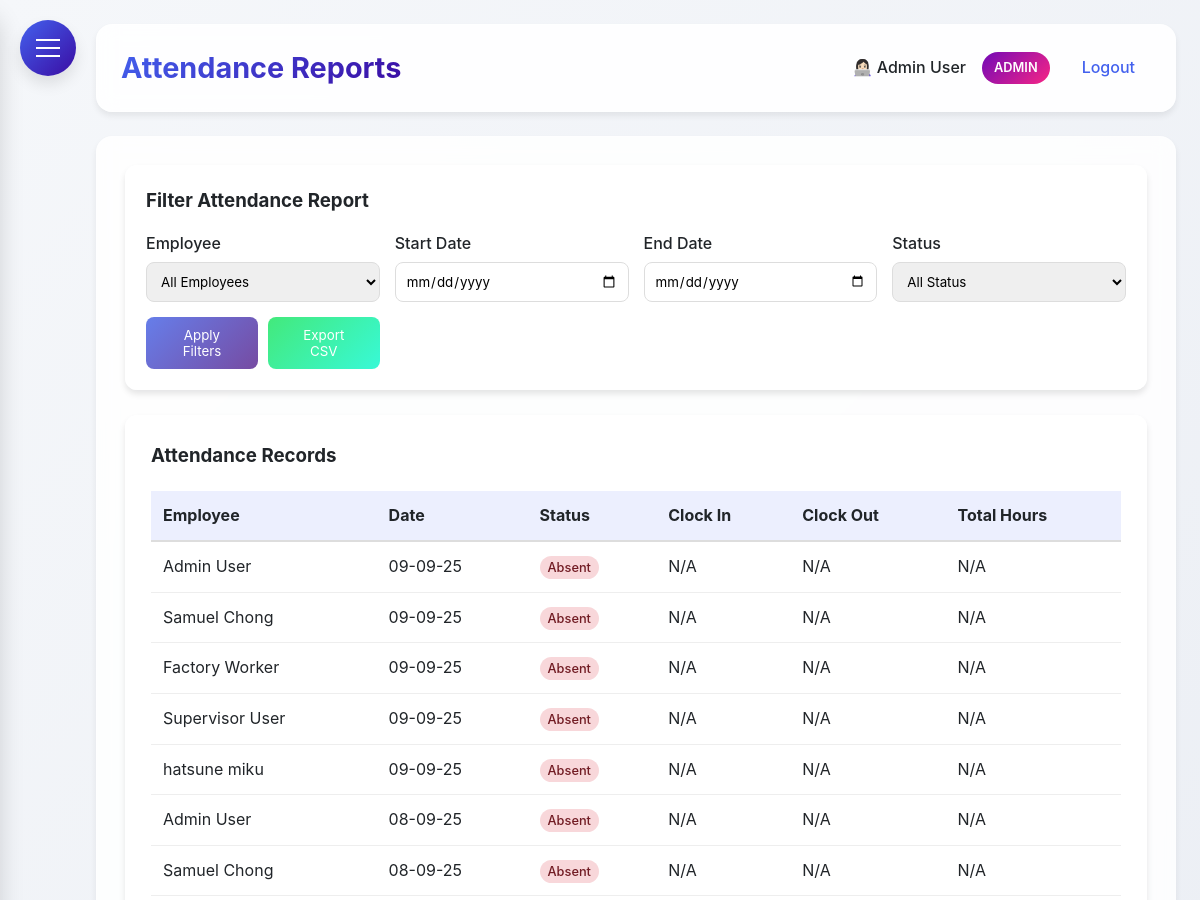
The app's page /reports (signed in, upper part), older data.
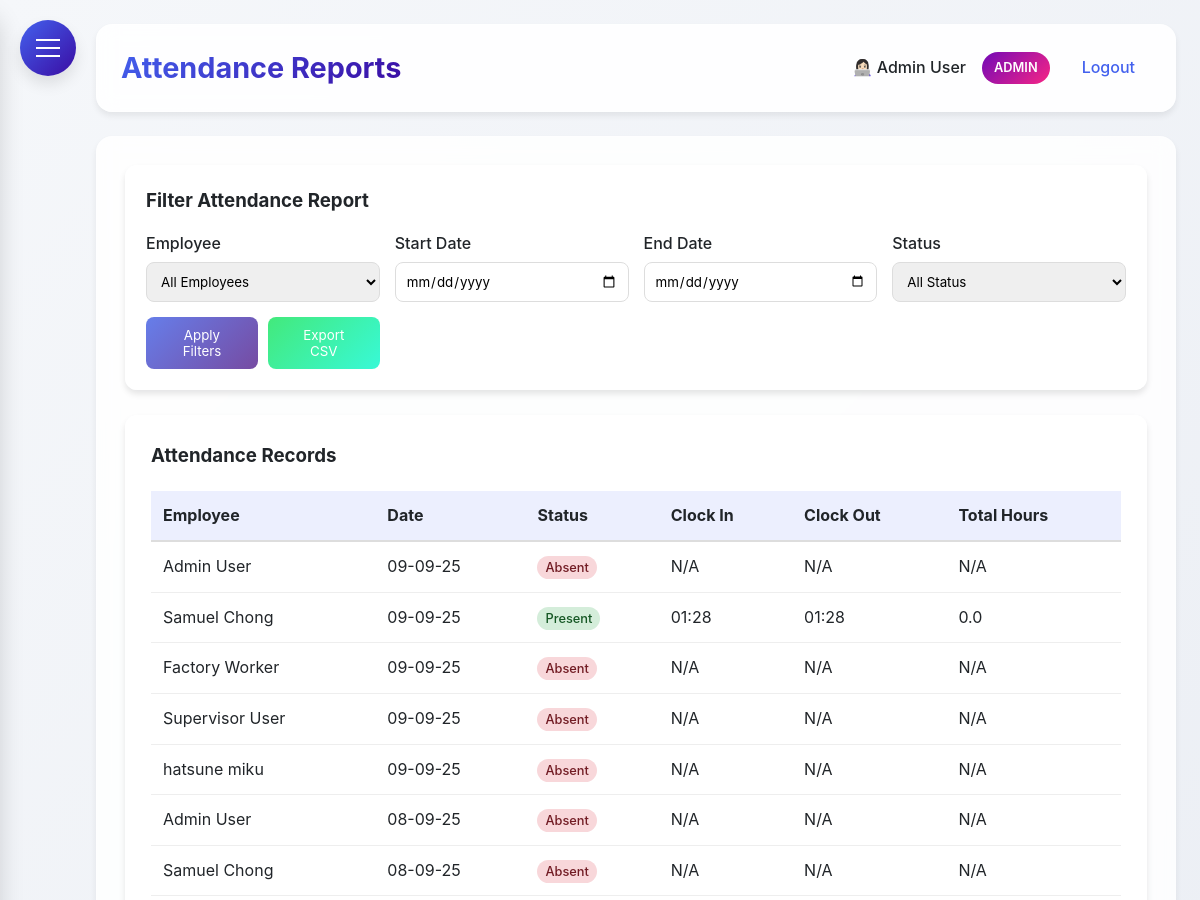
The same page, newer data.
### HerculesSystem.py (models this page shows, shortened)
class Employee(UserMixin, db.Model):
    id = db.Column(db.Integer, primary_key=True)
    username = db.Column(db.String(80), unique=True, nullable=False)
    password = db.Column(db.String(120), nullable=False)
    full_name = db.Column(db.String(120), nullable=False)
    email = db.Column(db.String(120), unique=True, nullable=False)
    nationality = db.Column(db.String(80), nullable=False)
    employee_id = db.Column(db.String(80), unique=True, nullable=False)
    hire_date = db.Column(db.Date)
    is_admin = db.Column(db.Boolean, default=False)
    user_type = db.Column(db.String(20), default='employee')
    last_clock_in = db.Column(db.DateTime)
    last_clock_out = db.Column(db.DateTime)
    last_lunch_start = db.Column(db.DateTime)
    last_lunch_end = db.Column(db.DateTime)
    leave_balances = db.relationship('LeaveBalance', back_populates='employee', lazy=True)

class TimeTracking(db.Model):
    __tablename__ = 'time_tracking'
    id = db.Column(db.Integer, primary_key=True)
    employee_id = db.Column(db.Integer, db.ForeignKey('employee.id'), nullable=False)
    action_type = db.Column(db.String(20), nullable=False)  #clock_in, clock_out, lunch_start, lunch_end
    timestamp = db.Column(db.DateTime, nullable=True)
    latitude = db.Column(db.Float, nullable=True)
    longitude = db.Column(db.Float, nullable=True)
    address = db.Column(db.String(200), nullable=True)
    status = db.Column(db.String(20), nullable=True)    # in/out office
    ip_address = db.Column(db.String(45), nullable=True)
    employee = db.relationship('Employee', backref=db.backref('time_entries', lazy=True))

### HerculesSystem.py (the view)
@app.route('/reports')
@login_required
def reports():
    if current_user.user_type != 'admin':
        flash('You do not have permission to view reports.', 'danger')
        return redirect(url_for('dashboard'))
    employees = Employee.query.all()
    employee_id = request.args.get('employee_id')
    start_date_str = request.args.get('start_date')
    end_date_str = request.args.get('end_date')
    status_filter = request.args.get('status')
    start_date = datetime.strptime(start_date_str, '%d-%m-%y').date() if start_date_str else None
    end_date = datetime.strptime(end_date_str, '%d-%m-%y').date() if end_date_str else None
    if not start_date and not end_date:
        today = date.today()
        start_date = today.replace(day=1)
        end_date = today
    attendance_data = get_attendance_data(employee_id, start_date, end_date, status_filter)
    attendance_data.sort(key=lambda x: x['date'], reverse=True)
    return render_template('reports.html',
                         employees=employees,
                         attendance_records=attendance_data,
                         now=datetime.now())

### HerculesSystem.py (called while the page is built)
@app.after_request
def add_security_headers(response):
    response.headers['Permissions-Policy'] = 'geolocation=()'
    return response

@login_manager.user_loader
def load_user(user_id):
    return db.session.get(Employee, int(user_id))

@app.context_processor
def inject_now():
    return {'now': datetime.utcnow()}

@app.before_request
def before_request():
    if request.url.startswith('https://'):
        new_url = request.url.replace('https://', 'http://', 1)
        return redirect(new_url, code=301)

### templates/reports.html (shortened to what the changed rows need)
{% extends "base.html" %}
{% block content %}
<div class="dashboard-container">
    <div class="glass" style="padding: 25px; border-radius: 12px;">
        {% if attendance_records %}
        <div style="overflow-x: auto;">
            <table style="width: 100%; border-collapse: collapse;">
                <thead>
                    <tr style="background: rgba(67, 97, 238, 0.1);">
                        <th style="padding: 12px; text-align: left; border-bottom: 2px solid #ddd;">Employee</th>
                        <th style="padding: 12px; text-align: left; border-bottom: 2px solid #ddd;">Date</th>
                        <th style="padding: 12px; text-align: left; border-bottom: 2px solid #ddd;">Status</th>
                        <th style="padding: 12px; text-align: left; border-bottom: 2px solid #ddd;">Clock In</th>
                        <th style="padding: 12px; text-align: left; border-bottom: 2px solid #ddd;">Clock Out</th>
                        <th style="padding: 12px; text-align: left; border-bottom: 2px solid #ddd;">Total Hours</th>
                    </tr>
                </thead>
                <tbody>
                    {% for record in attendance_records %}
                    <tr>
                        <td style="padding: 12px; border-bottom: 1px solid #eee;">{{ record.employee.full_name }}</td>
                        <td style="padding: 12px; border-bottom: 1px solid #eee;">{{ record.date.strftime('%d-%m-%y') }}</td>
                        <td style="padding: 12px; border-bottom: 1px solid #eee;">
                            <span style="
                                padding: 4px 8px;
                                border-radius: 12px;
                                font-size: 0.8rem;
                                font-weight: 500;
                                {% if record.status == 'present' %}background: #d4edda; color: #155724;
                                {% else %}background: #f8d7da; color: #721c24;
                                {% endif %}
                            ">
                                {{ record.status.title() }}
                            </span>
                        </td>
                        <td style="padding: 12px; border-bottom: 1px solid #eee;">{{ record.clock_in.strftime('%H:%M') if record.clock_in else 'N/A' }}</td>
                        <td style="padding: 12px; border-bottom: 1px solid #eee;">{{ record.clock_out.strftime('%H:%M') if record.clock_out else 'N/A' }}</td>
                        <td style="padding: 12px; border-bottom: 1px solid #eee;">{{ record.total_hours }}</td>
                    </tr>
                    {% endfor %}
                </tbody>
            </table>
        </div>
        {% else %}
        <p style="text-align: center; color: #666; padding: 40px;">No attendance records found for the selected filters.</p>
        {% endif %}
    </div>
</div>
{% endblock %}

Row changes from the older to the newer data that the page shows:
added TimeTracking: clock_in "01:28"
added TimeTracking: clock_out "01:28"
Text that changed along with them:
new list line: "Samuel Chong"
new list line: "09-09-25 Present 0.0"
list line gone: "Samuel Chong"
list line gone: "09-09-25 Absent N/A N/A N/A"
